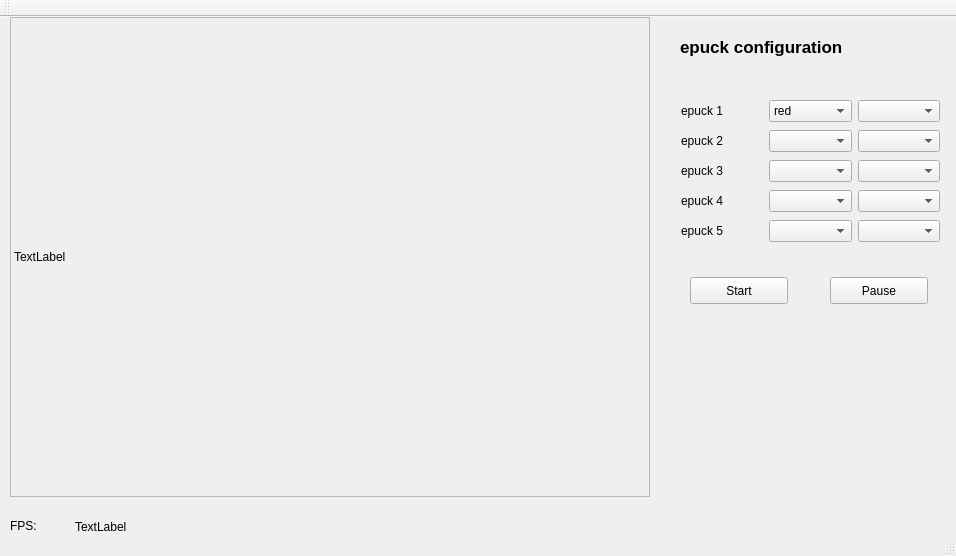
<?xml version="1.0" encoding="UTF-8"?>
<ui version="4.0">
 <class>MainWindow</class>
 <widget class="QMainWindow" name="MainWindow">
  <property name="geometry">
   <rect>
    <x>0</x>
    <y>0</y>
    <width>956</width>
    <height>556</height>
   </rect>
  </property>
  <property name="windowTitle">
   <string>MainWindow</string>
  </property>
  <widget class="QWidget" name="centralWidget">
   <widget class="QLabel" name="imgLabel">
    <property name="geometry">
     <rect>
      <x>10</x>
      <y>0</y>
      <width>640</width>
      <height>480</height>
     </rect>
    </property>
    <property name="frameShape">
     <enum>QFrame::StyledPanel</enum>
    </property>
    <property name="text">
     <string>TextLabel</string>
    </property>
   </widget>
   <widget class="QLabel" name="fpsLabel">
    <property name="geometry">
     <rect>
      <x>75</x>
      <y>500</y>
      <width>61</width>
      <height>20</height>
     </rect>
    </property>
    <property name="text">
     <string>TextLabel</string>
    </property>
   </widget>
   <widget class="QLabel" name="FPS">
    <property name="geometry">
     <rect>
      <x>10</x>
      <y>500</y>
      <width>66</width>
      <height>17</height>
     </rect>
    </property>
    <property name="text">
     <string>FPS:</string>
    </property>
   </widget>
   <widget class="QLabel" name="configHeadingLabel">
    <property name="geometry">
     <rect>
      <x>680</x>
      <y>20</y>
      <width>191</width>
      <height>20</height>
     </rect>
    </property>
    <property name="font">
     <font>
      <pointsize>13</pointsize>
      <weight>75</weight>
      <bold>true</bold>
     </font>
    </property>
    <property name="text">
     <string>epuck configuration</string>
    </property>
   </widget>
   <widget class="QWidget" name="verticalLayoutWidget">
    <property name="geometry">
     <rect>
      <x>670</x>
      <y>70</y>
      <width>281</width>
      <height>171</height>
     </rect>
    </property>
    <layout class="QVBoxLayout" name="verticalLayout">
     <item>
      <layout class="QHBoxLayout" name="horizontalLayout">
       <item>
        <widget class="QLabel" name="botLabel">
         <property name="text">
          <string>epuck 1</string>
         </property>
        </widget>
       </item>
       <item>
        <widget class="QComboBox" name="botColor">
         <item>
          <property name="text">
           <string>red</string>
          </property>
         </item>
         <item>
          <property name="text">
           <string>blue</string>
          </property>
         </item>
        </widget>
       </item>
       <item>
        <widget class="QComboBox" name="botSerial"/>
       </item>
      </layout>
     </item>
     <item>
      <layout class="QHBoxLayout" name="horizontalLayout_2">
       <item>
        <widget class="QLabel" name="botLabel_2">
         <property name="text">
          <string>epuck 2</string>
         </property>
        </widget>
       </item>
       <item>
        <widget class="QComboBox" name="botColor_2"/>
       </item>
       <item>
        <widget class="QComboBox" name="botSerial_2"/>
       </item>
      </layout>
     </item>
     <item>
      <layout class="QHBoxLayout" name="horizontalLayout_3">
       <item>
        <widget class="QLabel" name="botLabel_3">
         <property name="text">
          <string>epuck 3</string>
         </property>
        </widget>
       </item>
       <item>
        <widget class="QComboBox" name="botColor_3"/>
       </item>
       <item>
        <widget class="QComboBox" name="botSerial_3"/>
       </item>
      </layout>
     </item>
     <item>
      <layout class="QHBoxLayout" name="horizontalLayout_4">
       <item>
        <widget class="QLabel" name="botLabel_4">
         <property name="text">
          <string>epuck 4</string>
         </property>
        </widget>
       </item>
       <item>
        <widget class="QComboBox" name="botColor_4"/>
       </item>
       <item>
        <widget class="QComboBox" name="botSerial_4"/>
       </item>
      </layout>
     </item>
     <item>
      <layout class="QHBoxLayout" name="horizontalLayout_5">
       <item>
        <widget class="QLabel" name="botLabel_5">
         <property name="text">
          <string>epuck 5</string>
         </property>
        </widget>
       </item>
       <item>
        <widget class="QComboBox" name="botColor_5"/>
       </item>
       <item>
        <widget class="QComboBox" name="botSerial_5"/>
       </item>
      </layout>
     </item>
    </layout>
   </widget>
   <widget class="QPushButton" name="algoStartButton">
    <property name="geometry">
     <rect>
      <x>690</x>
      <y>260</y>
      <width>98</width>
      <height>27</height>
     </rect>
    </property>
    <property name="text">
     <string>Start</string>
    </property>
   </widget>
   <widget class="QPushButton" name="algoStopButton">
    <property name="geometry">
     <rect>
      <x>830</x>
      <y>260</y>
      <width>98</width>
      <height>27</height>
     </rect>
    </property>
    <property name="text">
     <string>Pause</string>
    </property>
   </widget>
  </widget>
  <widget class="QMenuBar" name="menuBar">
   <property name="geometry">
    <rect>
     <x>0</x>
     <y>0</y>
     <width>956</width>
     <height>25</height>
    </rect>
   </property>
  </widget>
  <widget class="QToolBar" name="mainToolBar">
   <attribute name="toolBarArea">
    <enum>TopToolBarArea</enum>
   </attribute>
   <attribute name="toolBarBreak">
    <bool>false</bool>
   </attribute>
  </widget>
  <widget class="QStatusBar" name="statusBar"/>
 </widget>
 <layoutdefault spacing="6" margin="11"/>
 <resources/>
 <connections/>
</ui>
